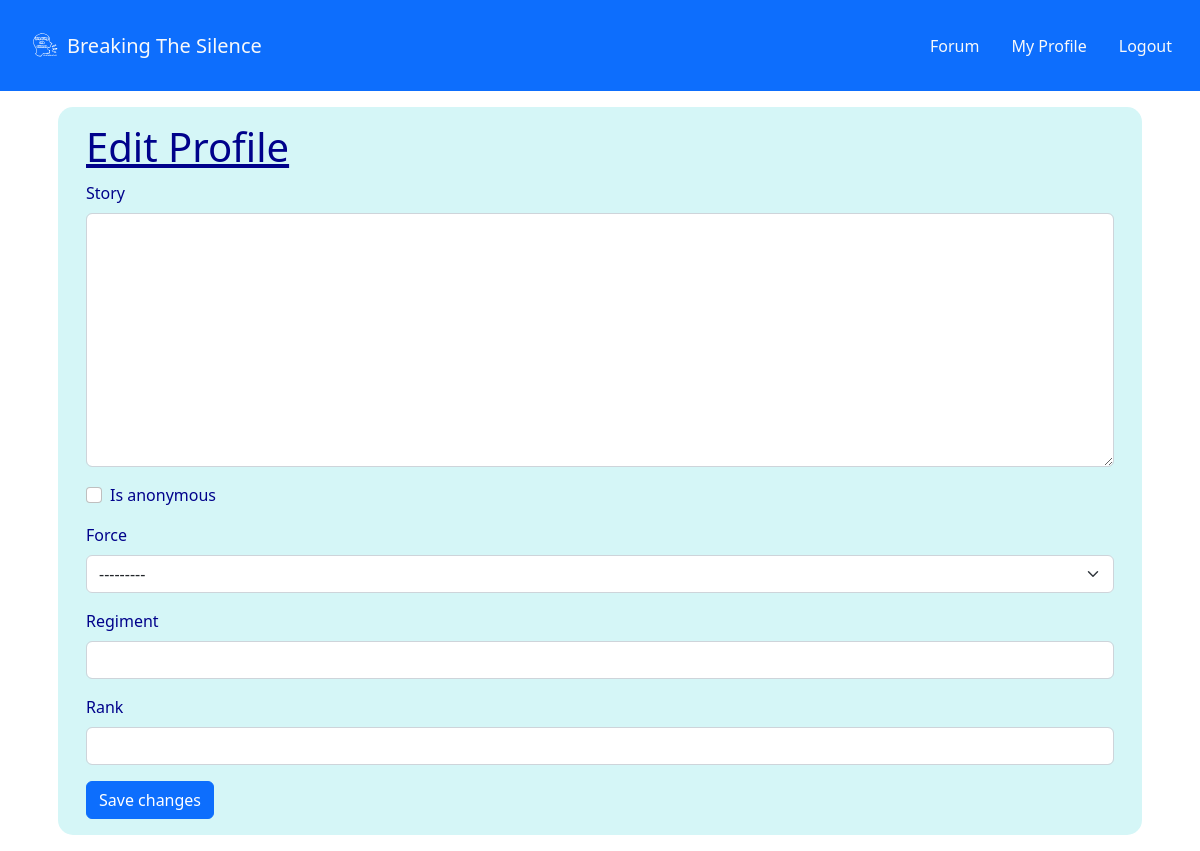
The page /profiles/edit/ (signed in) on the database as committed earlier.
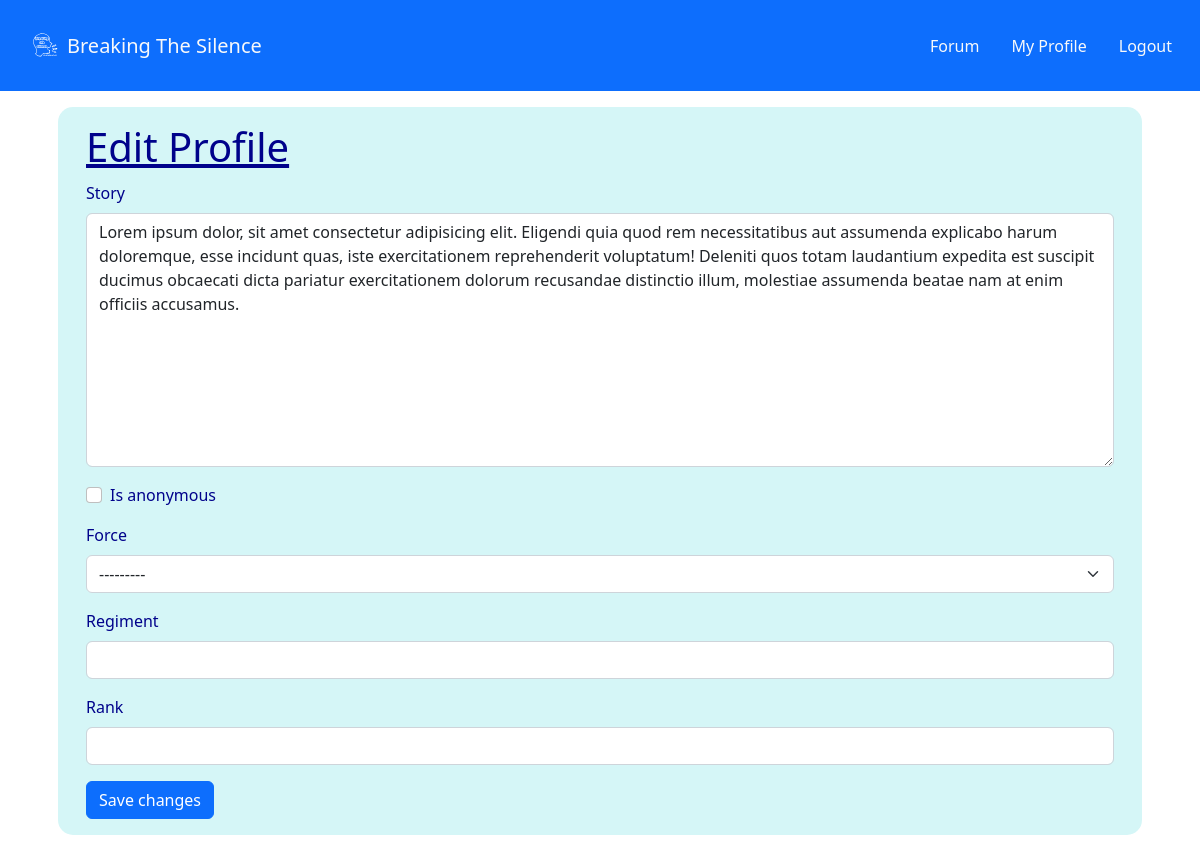
The same page on the database as committed later.
### profiles/models.py (models this page shows, shortened)
class UserProfile(models.Model):
    FORCES_CHOICES = (
        ('army', 'Army'),
        ('navy', 'Navy'),
        ('air_force', 'Air Force'),
        ('marines', 'Marines'),
    )
    user = models.OneToOneField(User, on_delete=models.CASCADE)
    story = models.TextField(blank=True, null=True)
    is_anonymous = models.BooleanField(default=False)
    force = models.CharField(max_length=50, choices=FORCES_CHOICES, null=True, blank=True)
    regiment = models.CharField(max_length=100, null=True, blank=True)
    rank = models.CharField(max_length=50, null=True, blank=True)

### profiles/views.py (the view)
# urls.py: path('edit/', views.edit_user_profile, name='edit_user_profile'),
@login_required
def edit_user_profile(request):
    user_profile = UserProfile.objects.get(user=request.user)
    if request.method == 'POST':
        form = UserProfileForm(request.POST, request.FILES, instance=user_profile)
        if form.is_valid():
            form.save()
            messages.success(request, "Thanks for editing your profile!")
            return redirect('user_profile', username=request.user.username)
    else:
        form = UserProfileForm(instance=user_profile)
    return render(request, 'profiles/edit_user_profile.html', {'form': form})

### profiles/forms.py
class UserProfileForm(forms.ModelForm):
    class Meta:
        model = UserProfile
        fields = ['story', 'is_anonymous', 'force', 'regiment', 'rank']

### home/contexts.py (called while the page is built)
def connect_context(request):
    if request.user.is_authenticated:
        connection_requests = ConnectionRequest.objects.filter(
            receiver=request.user,
            accepted=False,
            dismissed=False
            )
    else:
        connection_requests = []
    context = {
        'connection_requests': connection_requests,
    }
    return context

### profiles/templates/profiles/edit_user_profile.html (shortened to what this page needs)
{% extends "base.html" %}
{% load crispy_forms_tags %}
{% block content %}
<section class="edit_user_profile_section m-3 p-3">
  <div class="container">
    <div class="row">
      <div class="col-12">
        <h1 class="card-title edit_user_profile_title">Edit Profile</h1>
        <form method="post" class="card-body edit_user_profile_form" enctype="multipart/form-data">
          {{ form|crispy }}
          <button type="submit" class="btn btn-primary">Save changes</button>
        </form>
      </div>
    </div>
  </div>
</section>
{% endblock %}

Rows that differ between the two databases and show on the page:
changed UserProfile: story (not shown) → "Lorem ipsum dolor, sit amet consectetur adipisicing elit. Eligendi quia quod rem necessitatibus aut assumenda explicabo harum doloremque, esse incidunt quas, iste exercitationem reprehenderit voluptatum! Deleniti quos totam laudantium expedita est suscipit ducimus obcaecati dicta pariatur exercitationem dolorum recusandae distinctio illum, molestiae assumenda beatae nam at enim officiis accusamus."
